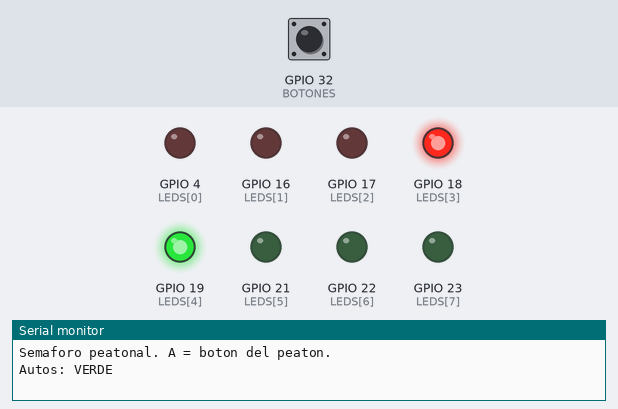
Simulated run of this sketch. Board: ESP32. On the bench: output pins drawn as LEDs (lit = HIGH), the last lines printed to the serial monitor. The inputs (shaded band) are chosen by the test bench; at power-on: GPIO 32 (BOTONES) HIGH.

Above: at 1.2 s.
1.3 s: GPIO 32 (BOTONES) pulled LOW for 0.15 s
At 2.0 s:
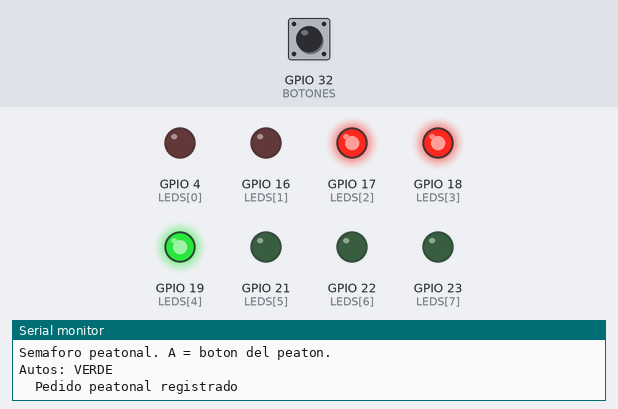
At 6.0 s:
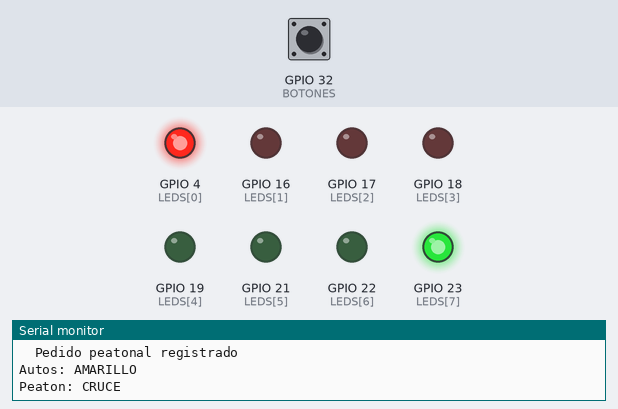
12.5 s: GPIO 32 (BOTONES) pulled LOW for 1 s
At 16.1 s:
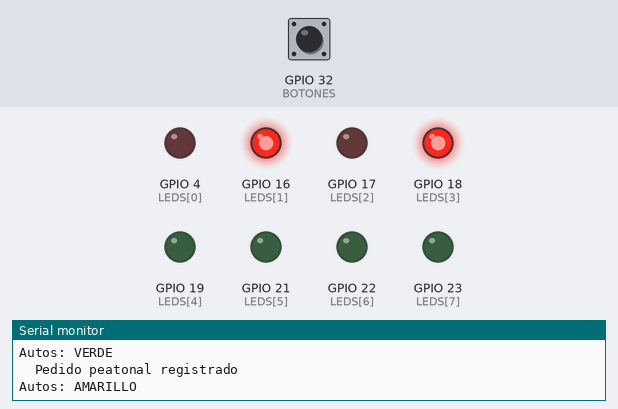
Timing chart, 0 to 22.5 s (numbered marks = the images above; inputs shaded):
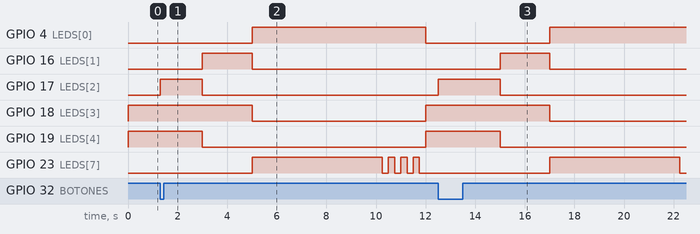

Measured:
- after the input at 1.3 s, GPIO 4 (LEDS[0]): LOW → HIGH after 3.7 s instead of 10.7 s; GPIO 17 (LEDS[2]): LOW → HIGH at once, → LOW 1.7 s later; GPIO 18 (LEDS[3]): HIGH → LOW after 3.7 s instead of 10.7 s; GPIO 19 (LEDS[4]): HIGH → LOW after 1.7 s instead of 8.7 s
- after the input at 12.5 s, GPIO 4 (LEDS[0]): LOW → HIGH after 4.5 s; GPIO 16 (LEDS[1]): LOW → HIGH after 2.5 s instead of 9.5 s; GPIO 17 (LEDS[2]): LOW → HIGH at once, → LOW 2.5 s later; GPIO 18 (LEDS[3]): HIGH → LOW after 4.5 s; GPIO 19 (LEDS[4]): HIGH → LOW after 2.5 s instead of 9.5 s

The sketch:

sketch.ino
```cpp
// Clase 8 - Ejercicio 1 (solución): semáforo con botón peatonal
//
// Autos:   L0 = rojo, L1 = "amarillo", L4 = verde
// Peatón:  L3 = rojo peatón, L7 = verde peatón, L2 = "ESPERE" (pedido registrado)
// Botón A: pulsador del peatón.
//
// Sin peatones, el verde de los autos dura 10 s.
// Si el peatón aprieta A, el verde se ACORTA: termina apenas se cumple el
// verde mínimo (3 s). El efecto del botón depende del estado Y de la entrada:
// por eso decimos que este semáforo tiene comportamiento de MEALY
// (la luz "ESPERE" responde a la entrada en el mismo instante, sin cambiar de estado).

#include <Arduino.h>

const int LEDS[8] = {4, 16, 17, 18, 19, 21, 22, 23};  // L0 ... L7
const int BOTON_A = 32;
const int BOTON_B = 33;
const int BOTON_C = 25;

const unsigned long VERDE_MINIMO = 3000;
const unsigned long VERDE_MAXIMO = 10000;
const unsigned long TIEMPO_AMARILLO = 2000;
const unsigned long TIEMPO_CRUCE = 5000;
const unsigned long TIEMPO_TITILA = 2000;

// Cada luz es un bit del byte que mandamos a mostrarByte
const uint8_t AUTO_ROJO = 0x01;       // L0
const uint8_t AUTO_AMARILLO = 0x02;   // L1
const uint8_t ESPERE = 0x04;          // L2
const uint8_t PEATON_ROJO = 0x08;     // L3
const uint8_t AUTO_VERDE = 0x10;      // L4
const uint8_t PEATON_VERDE = 0x80;    // L7

enum Estado { AUTOS_VERDE, AUTOS_AMARILLO, PEATON_CRUZA, PEATON_TITILA };
Estado estado = AUTOS_VERDE;
unsigned long inicioEstado = 0;
bool pedido = false;                  // ¿algún peatón apretó el botón?

// ---------- Detección de flancos con antirrebote (para los 3 botones) ----------
const int CANT_BOTONES = 3;
const int BOTONES[CANT_BOTONES] = {BOTON_A, BOTON_B, BOTON_C};  // 0 = A, 1 = B, 2 = C
const unsigned long ANTIRREBOTE_MS = 50;

bool apretadoAntes[CANT_BOTONES] = {false, false, false};  // memoria de cada botón
unsigned long ultimoCambio[CANT_BOTONES] = {0, 0, 0};      // cuándo cambió por última vez

// Devuelve true UNA sola vez por cada pulsación del botón (0 = A, 1 = B, 2 = C).
bool seApreto(int boton) {
  bool apretadoAhora = (digitalRead(BOTONES[boton]) == LOW);
  bool hayFlanco = false;

  if (apretadoAhora != apretadoAntes[boton]) {                 // ¿cambió?
    if (millis() - ultimoCambio[boton] >= ANTIRREBOTE_MS) {    // ¿y no es un rebote?
      ultimoCambio[boton] = millis();
      apretadoAntes[boton] = apretadoAhora;
      if (apretadoAhora) {
        hayFlanco = true;                                      // cambió de suelto a apretado
      }
    }
  }
  return hayFlanco;
}
// --------------------------------------------------------------------------------

// Clase 8: nombres para los índices de BOTONES, en vez de 0, 1 y 2
enum Boton { BOT_A, BOT_B, BOT_C };

// Muestra un byte en los 8 LEDs (Clase 5)
void mostrarByte(uint8_t valor) {
  for (int i = 0; i < 8; i++) {
    digitalWrite(LEDS[i], (valor >> i) & 1);
  }
}

void cambiarEstado(Estado nuevo) {
  estado = nuevo;
  inicioEstado = millis();
  switch (estado) {
    case AUTOS_VERDE:    Serial.printf("Autos: VERDE\n");               break;
    case AUTOS_AMARILLO: Serial.printf("Autos: AMARILLO\n");            break;
    case PEATON_CRUZA:   Serial.printf("Peaton: CRUCE\n");              break;
    case PEATON_TITILA:  Serial.printf("Peaton: cruzar rapido (titila)\n"); break;
  }
}

void setup() {
  Serial.begin(115200);
  for (int i = 0; i < 8; i++) {
    pinMode(LEDS[i], OUTPUT);
  }
  for (int i = 0; i < CANT_BOTONES; i++) {
    pinMode(BOTONES[i], INPUT_PULLUP);
  }
  Serial.printf("Semaforo peatonal. A = boton del peaton.\n");
  cambiarEstado(AUTOS_VERDE);
}

void loop() {
  bool flancoA = seApreto(BOT_A);
  unsigned long enEstado = millis() - inicioEstado;

  switch (estado) {
    case AUTOS_VERDE:
      if (flancoA && !pedido) {
        pedido = true;
        Serial.printf("  Pedido peatonal registrado\n");
      }
      if (pedido) {
        mostrarByte(AUTO_VERDE | PEATON_ROJO | ESPERE);
      } else {
        mostrarByte(AUTO_VERDE | PEATON_ROJO);
      }
      // Transición: por tiempo máximo, o por pedido una vez cumplido el mínimo
      if (enEstado >= VERDE_MAXIMO || (pedido && enEstado >= VERDE_MINIMO)) {
        cambiarEstado(AUTOS_AMARILLO);
      }
      break;

    case AUTOS_AMARILLO:
      mostrarByte(AUTO_AMARILLO | PEATON_ROJO);
      if (enEstado >= TIEMPO_AMARILLO) {
        cambiarEstado(PEATON_CRUZA);
      }
      break;

    case PEATON_CRUZA:
      pedido = false;                               // el pedido ya se atendió
      mostrarByte(AUTO_ROJO | PEATON_VERDE);
      if (enEstado >= TIEMPO_CRUCE) {
        cambiarEstado(PEATON_TITILA);
      }
      break;

    case PEATON_TITILA:
      if ((enEstado / 250) % 2 == 0) {              // titila cada 250 ms
        mostrarByte(AUTO_ROJO | PEATON_VERDE);
      } else {
        mostrarByte(AUTO_ROJO);
      }
      if (enEstado >= TIEMPO_TITILA) {
        cambiarEstado(AUTOS_VERDE);
      }
      break;
  }
}
```
